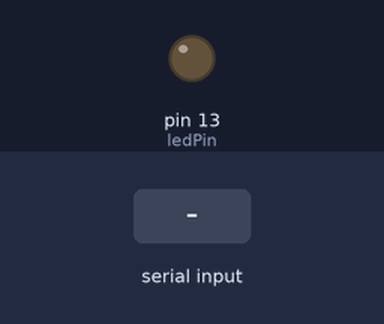
A sketch run on a simulated Arduino Uno, built with avr-gcc and run on an emulated ATmega328P. Shown: output pins drawn as LEDs (lit = HIGH). The test bench sets the inputs (shaded band). What the sketch prints to the serial monitor is not drawn.

Above: at 1.2 s.
1.3 s: "90,45\n" received over Serial
At 3.35 s:
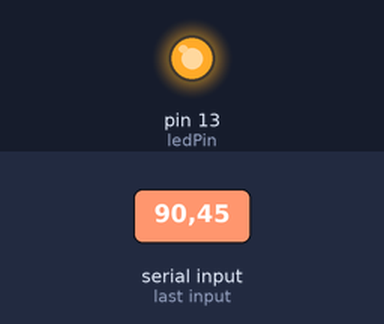
Timing chart, 0 to 4.9 s (numbered marks = the images above; inputs shaded):
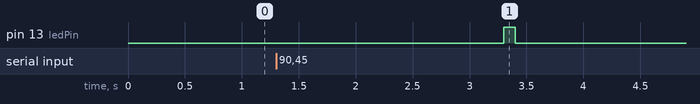

The sketch:

AR19_period.ino.ino
```cpp
const int ledPin = 13;
int blinkNumber = 0;


void setup() {
  // put your setup code here, to run once:
Serial.begin(9600);
pinMode(ledPin, OUTPUT);
}

void loop() {
  // put your main code here, to run repeatedly:
if(Serial.available()){
  char val = Serial.read();
  if(isDigit(val)){
    blinkNumber = (val-'0');
  }
  Serial.print("입력한 수:");
  Serial.println(blinkNumber);
  delay(2000);

  for(char i=0; i<blinkNumber; i++){
    digitalWrite(ledPin,HIGH);
    delay(100);
    digitalWrite(ledPin,LOW);
    delay(1000*blinkNumber);
    }
}
blinkNumber = 0;
}
```

Measured:
- after the input at 1.3 s, pin 13 (ledPin): LOW → HIGH after 2.0 s, → LOW 0.10 s later
